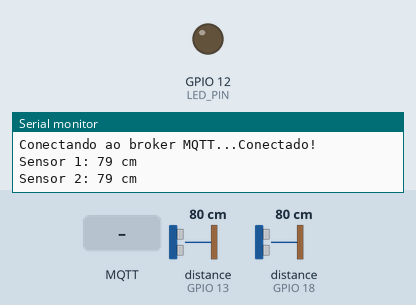
Recording of a sketch running on a simulated ESP32. Shown: output pins drawn as LEDs (lit = HIGH), the last lines printed to the serial monitor. Wiring (inferred from the names in the program): 2 × ultrasonic range finder: trigger GPIO 19, echo GPIO 13 / trigger GPIO 27, echo GPIO 18. The test bench sets the inputs (shaded band); at power-on: distance to the obstacle (sensors on GPIO 13, GPIO 18) 80 cm. The echo pulse lasts 58.3 µs per cm; WiFi joins after 1.5 s; servers stay silent unless stated; random numbers use the default seed unless the sketch sets one; no MQTT or app messages arrive unless stated; not simulated (calls return 0 or success): env.h; names the files do not define were given values by the test bench: BROKER_PORT = 1883; pins used as bus, display or sensor lines are not drawn.

Above: at 2.8 s.
2.9 s: MQTT message "Acender" arrives on the first subscribed topic
At 4.1 s:
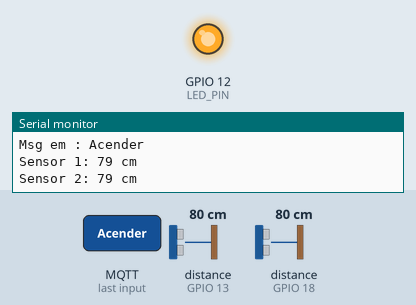
4.4 s: MQTT message "Apagar" arrives on the first subscribed topic
At 5.4 s:
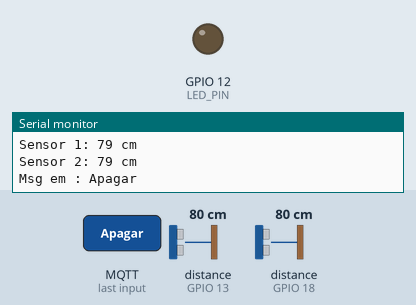
Timing chart, 0 to 7.4 s (numbered marks = the images above; inputs shaded):
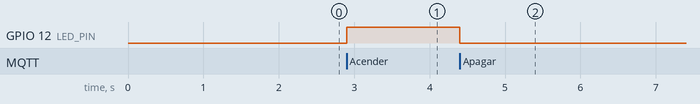

The sketch:

S2.ino
```cpp
#include <WiFi.h>
#include <WiFiClientSecure.h>
#include <PubSubClient.h>
#include "env.h"

WiFiClientSecure client;
PubSubClient mqtt(client);

// Pinos dos sensores ultrassônicos
const byte TRIGGER_PIN_1 = 19;
const byte ECHO_PIN_1    = 13;

const byte TRIGGER_PIN_2 = 27;
const byte ECHO_PIN_2    = 18;

const byte LED_PIN = 12;

unsigned long lastMsg = 0;

// Estado anterior de detecção de cada sensor
bool objSensor1 = false;
bool objSensor2 = false;

// ------------------------ WiFi ------------------------
void conectaWiFi() {
  Serial.println("Conectando ao WiFi...");
  WiFi.begin(WIFI_SSID, WIFI_PASS);

  while (WiFi.status() != WL_CONNECTED) {
    Serial.print(".");
    delay(400);
  }

  Serial.println("\nWiFi conectado!");
  Serial.print("IP: ");
  Serial.println(WiFi.localIP());
}

// ------------------------ MQTT ------------------------
void conectaMQTT() {
  while (!mqtt.connected()) {
    Serial.print("Conectando ao broker MQTT...");

    String clientId = "ESP32Client-";
    clientId += String(random(0xffff), HEX);

    if (mqtt.connect(clientId.c_str(), BROKER_USER, BROKER_PASS)) {
      Serial.println("Conectado!");
      mqtt.subscribe(TOPIC_ILUM);
    } else {
      Serial.print("Falha (rc=");
      Serial.print(mqtt.state());
      Serial.println("), tentando em 5s...");
      delay(5000);
    }
  }
}

// ------------------------ SENSOR ------------------------
long lerDistancia(byte triggerPin, byte echoPin) {
  digitalWrite(triggerPin, LOW);
  delayMicroseconds(3);

  digitalWrite(triggerPin, HIGH);
  delayMicroseconds(12);
  digitalWrite(triggerPin, LOW);

  long duracao = pulseIn(echoPin, HIGH, 20000);

  if (duracao == 0) return -1; // leitura inválida

  return (duracao * 0.034) / 2;  // distância em cm
}

// ------------------------ CALLBACK ------------------------
void callback(char* topic, byte* payload, unsigned int length) {
  String msg;

  for (int i = 0; i < length; i++) {
    msg += (char)payload[i];
  }

  Serial.print("Msg em ");
  Serial.print(topic);
  Serial.print(": ");
  Serial.println(msg);

  if (String(topic) == TOPIC_ILUM) {
    if (msg == "Acender") {
      digitalWrite(LED_PIN, HIGH);
    } else if (msg == "Apagar") {
      digitalWrite(LED_PIN, LOW);
    }
  }
}

// ------------------------ SETUP ------------------------
void setup() {
  Serial.begin(115200);

  pinMode(TRIGGER_PIN_1, OUTPUT);
  pinMode(ECHO_PIN_1, INPUT);

  pinMode(TRIGGER_PIN_2, OUTPUT);
  pinMode(ECHO_PIN_2, INPUT);

  pinMode(LED_PIN, OUTPUT);

  client.setInsecure();

  conectaWiFi();
  mqtt.setServer(BROKER_URL, BROKER_PORT);
  mqtt.setCallback(callback);

  conectaMQTT();
}

// ------------------------ LOOP ------------------------
void loop() {
  if (!mqtt.connected()) conectaMQTT();
  mqtt.loop();

  unsigned long agora = millis();

  if (agora - lastMsg > 2000) {
    lastMsg = agora;

    long d1 = lerDistancia(TRIGGER_PIN_1, ECHO_PIN_1);
    long d2 = lerDistancia(TRIGGER_PIN_2, ECHO_PIN_2);

    Serial.print("Sensor 1: "); Serial.print(d1); Serial.println(" cm");
    Serial.print("Sensor 2: "); Serial.print(d2); Serial.println(" cm");

    // ---------- Sensor 1 ----------
    if (d1 > 0 && d1 < 10) {
      if (!objSensor1) {
        mqtt.publish(TOPIC_ILUM, "Objeto detectado no sensor 1");
        objSensor1 = true;
      }
    } else {
      objSensor1 = false;
    }

    // ---------- Sensor 2 ----------
    if (d2 > 0 && d2 < 10) {
      if (!objSensor2) {
        mqtt.publish(TOPIC_ILUM, "Objeto detectado no sensor 2");
        objSensor2 = true;
      }
    } else {
      objSensor2 = false;
    }
  }
}
```

Measured:
- after the input at 2.9 s, GPIO 12 (LED_PIN): LOW → HIGH at once
- after the input at 4.4 s, GPIO 12 (LED_PIN): HIGH → LOW at once
